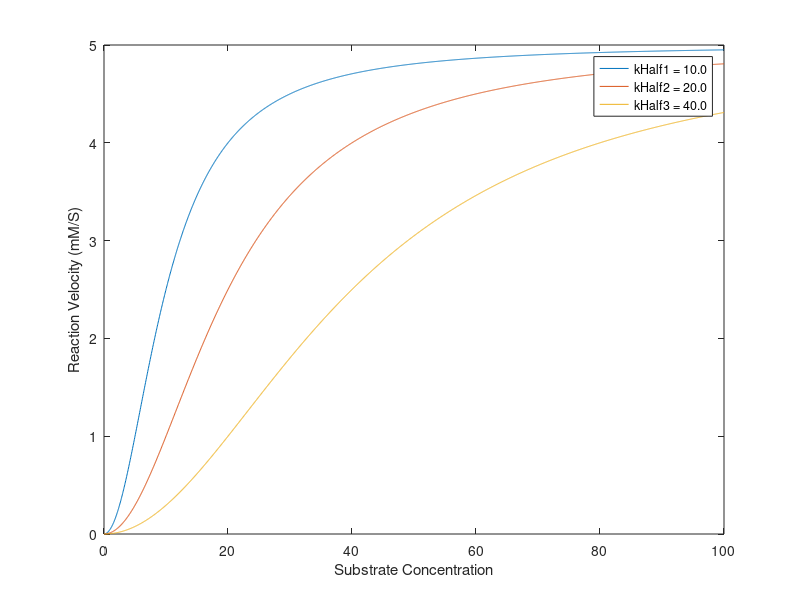

MATLAB code to generate this figure:
Vmax = 5.0;
h = 2;
kHalf1 = 10.0;
kHalf2 = 20.0;
kHalf3 = 40.0;

S = 0:0.05:100;

for i = 1:length(S)
    V1(i) = (Vmax * power(S(i), h)) / (power(kHalf1, h) + power(S(i), h));
    V2(i) = (Vmax * power(S(i), h)) / (power(kHalf2, h) + power(S(i), h));
    V3(i) = (Vmax * power(S(i), h)) / (power(kHalf3, h) + power(S(i), h));
end

plot(S, V1, "DisplayName", "kHalf1 = 10.0");
hold on
plot(S, V2, "DisplayName", "kHalf2 = 20.0");
plot(S, V3, "DisplayName", "kHalf3 = 40.0");
legend
xlabel("Substrate Concentration");
ylabel("Reaction Velocity (mM/S)");
hold off
